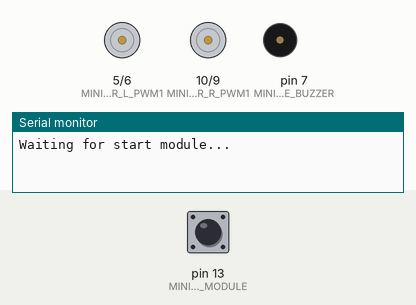
The sketch below on a simulated Arduino Mega 2560, built with avr-gcc and run on an emulated ATmega2560. On the bench: motor-driver pin pairs drawn as motors (green arrow = first pin HIGH = forward, orange = second pin HIGH = backward, longer = more drive), buzzer (waves = sounding), the last lines printed to the serial monitor. Inputs (shaded band) come from the test bench; at power-on: pin 13 (MINIZADE_START_MODULE) HIGH.

Above: at 0.8 s.
0.9 s: pin 13 (MINIZADE_START_MODULE) pulled LOW for 0.15 s
At 5.4 s:
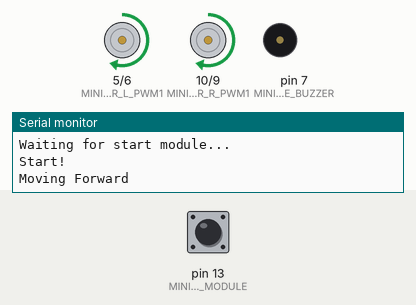
At 7.7 s:
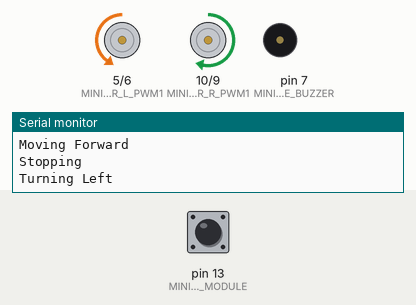
Timing chart, 0 to 19.0 s (numbered marks = the images above; inputs shaded):
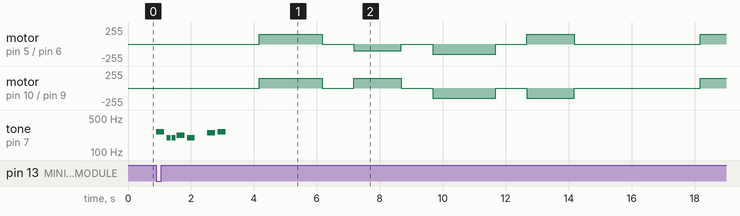

The sketch:

sumomo2.ino
```cpp
// Maker Sumo の NOTE 定義をコピー (CytronMakerSumo.h から)
#define NOTE_B0  31
#define NOTE_C1  33
#define NOTE_CS1 35
#define NOTE_D1  37
#define NOTE_DS1 39
#define NOTE_E1  41
#define NOTE_F1  44
#define NOTE_FS1 46
#define NOTE_G1  49
#define NOTE_GS1 52
#define NOTE_A1  55
#define NOTE_AS1 58
#define NOTE_B1  62
#define NOTE_C2  65
#define NOTE_CS2 69
#define NOTE_D2  73
#define NOTE_DS2 78
#define NOTE_E2  82
#define NOTE_F2  87
#define NOTE_FS2 92
#define NOTE_G2  98
#define NOTE_GS2 104
#define NOTE_A2  110
#define NOTE_AS2 117
#define NOTE_B2  123
#define NOTE_C3  131
#define NOTE_CS3 139
#define NOTE_D3  147
#define NOTE_DS3 156
#define NOTE_E3  165
#define NOTE_F3  175
#define NOTE_FS3 185
#define NOTE_G3  196
#define NOTE_GS3 208
#define NOTE_A3  220
#define NOTE_AS3 233
#define NOTE_B3  247
#define NOTE_C4  262
#define NOTE_CS4 277
#define NOTE_D4  294
#define NOTE_DS4 311
#define NOTE_E4  330
#define NOTE_F4  349
#define NOTE_FS4 370
#define NOTE_G4  392
#define NOTE_GS4 415
#define NOTE_A4  440
#define NOTE_AS4 466
#define NOTE_B4  494
#define NOTE_C5  523
#define NOTE_CS5 554
#define NOTE_D5  587
#define NOTE_DS5 622
#define NOTE_E5  659
#define NOTE_F5  698
#define NOTE_FS5 740
#define NOTE_G5  784
#define NOTE_GS5 831
#define NOTE_A5  880
#define NOTE_AS5 932
#define NOTE_B5  988
#define NOTE_C6  1047
#define NOTE_CS6 1109
#define NOTE_D6  1175
#define NOTE_DS6 1245
#define NOTE_E6  1319
#define NOTE_F6  1397
#define NOTE_FS6 1480
#define NOTE_G6  1568
#define NOTE_GS6 1661
#define NOTE_A6  1760
#define NOTE_AS6 1865
#define NOTE_B6  1976
#define NOTE_C7  2093
#define NOTE_CS7 2217
#define NOTE_D7  2349
#define NOTE_DS7 2489
#define NOTE_E7  2637
#define NOTE_F7  2794
#define NOTE_FS7 2960
#define NOTE_G7  3136
#define NOTE_GS7 3322
#define NOTE_A7  3520
#define NOTE_AS7 3733
#define NOTE_B7  3951
#define NOTE_C8  4186
#define NOTE_CS8 4435
#define NOTE_D8  4699
#define NOTE_DS8 4978


// Minizade Robot Controller Board と Maker Sumo の連携アダプター
// Maker Sumo ライブラリの関数名を模倣し、Minizade のピンアサインで動作するように実装します。

#include <Arduino.h>

// Minizade Robot Controller Board のピンアサイン
#define MINIZADE_MOTOR_L_PWM1 5   // 左モーターPWM1
#define MINIZADE_MOTOR_L_PWM2 6   // 左モーターPWM2
#define MINIZADE_MOTOR_R_PWM1 10  // 右モーターPWM1
#define MINIZADE_MOTOR_R_PWM2 9   // 右モーターPWM2
#define MINIZADE_BUZZER 7         // ブザー
#define MINIZADE_START_MODULE 13  // スタートモジュール
#define MINIZADE_IR_RECEIVER 4    // 赤外線受信機

// Maker Sumo のモーターサイド定義を模倣
#define MOTOR_L 0
#define MOTOR_R 1

class MinizadeMakerSumoAdapter
{
public:
  MinizadeMakerSumoAdapter();
  void begin(void);
  void stop(void);
  void setMotorSpeed(int side, int speed);
  void moveForward(int speed);
  void moveBackward(int speed);
  void turnLeft(int speed);
  void turnRight(int speed);
  void playMelody(const int *pitch, const int *duration, int length);

  // Maker Sumo のセンサーやスイッチ機能は、Minizade のピンに合わせて調整が必要です。
  // ここでは基本的なモーター制御とブザーのみを実装します。
  // センサーやDIPスイッチ、バッテリーセンスはMinizadeのピンに直接アクセスするか、
  // 外部センサーを接続して別途コードを記述してください。
  int readDipSwitch(void) { return 0; } // 仮実装
  float readBatteryVoltage(void) { return 0.0; } // 仮実装
  void calibrateEdgeSensors(void) {} // 仮実装
  int readEdgeSensorThreshold(int side) { return 0; } // 仮実装
  bool isEdgeDetected(int side) { return false; } // 仮実装
};

MinizadeMakerSumoAdapter MakerSumo; // Maker Sumo ライブラリのインスタンス名を模倣

MinizadeMakerSumoAdapter::MinizadeMakerSumoAdapter()
{
  // コンストラクタ
}

void MinizadeMakerSumoAdapter::begin(void)
{
  pinMode(MINIZADE_MOTOR_L_PWM1, OUTPUT);
  pinMode(MINIZADE_MOTOR_L_PWM2, OUTPUT);
  pinMode(MINIZADE_MOTOR_R_PWM1, OUTPUT);
  pinMode(MINIZADE_MOTOR_R_PWM2, OUTPUT);
  pinMode(MINIZADE_BUZZER, OUTPUT);
  pinMode(MINIZADE_START_MODULE, INPUT_PULLUP); // スタートモジュールはプルアップ入力
  pinMode(MINIZADE_IR_RECEIVER, INPUT); // 赤外線受信機は入力

  // 初期状態ではモーターを停止
  stop();
}

void MinizadeMakerSumoAdapter::stop(void)
{
  digitalWrite(MINIZADE_MOTOR_L_PWM1, LOW);
  digitalWrite(MINIZADE_MOTOR_L_PWM2, LOW);
  digitalWrite(MINIZADE_MOTOR_R_PWM1, LOW);
  digitalWrite(MINIZADE_MOTOR_R_PWM2, LOW);
}

void MinizadeMakerSumoAdapter::setMotorSpeed(int side, int speed)
{
  // speed: -255 (後退) から 255 (前進)
  // Minizade のモーター制御ピンに合わせて調整
  if (side == MOTOR_L) {
    if (speed > 0) { // 前進
      analogWrite(MINIZADE_MOTOR_L_PWM1, speed);
      digitalWrite(MINIZADE_MOTOR_L_PWM2, LOW);
    } else if (speed < 0) { // 後退
      analogWrite(MINIZADE_MOTOR_L_PWM2, abs(speed));
      digitalWrite(MINIZADE_MOTOR_L_PWM1, LOW);
    } else { // 停止
      digitalWrite(MINIZADE_MOTOR_L_PWM1, LOW);
      digitalWrite(MINIZADE_MOTOR_L_PWM2, LOW);
    }
  } else if (side == MOTOR_R) {
    if (speed > 0) { // 前進
      analogWrite(MINIZADE_MOTOR_R_PWM1, speed);
      digitalWrite(MINIZADE_MOTOR_R_PWM2, LOW);
    } else if (speed < 0) { // 後退
      analogWrite(MINIZADE_MOTOR_R_PWM2, abs(speed));
      digitalWrite(MINIZADE_MOTOR_R_PWM1, LOW);
    } else { // 停止
      digitalWrite(MINIZADE_MOTOR_R_PWM1, LOW);
      digitalWrite(MINIZADE_MOTOR_R_PWM2, LOW);
    }
  }
}

void MinizadeMakerSumoAdapter::moveForward(int speed)
{
  setMotorSpeed(MOTOR_L, speed);
  setMotorSpeed(MOTOR_R, speed);
}

void MinizadeMakerSumoAdapter::moveBackward(int speed)
{
  setMotorSpeed(MOTOR_L, -speed);
  setMotorSpeed(MOTOR_R, -speed);
}

void MinizadeMakerSumoAdapter::turnLeft(int speed)
{
  setMotorSpeed(MOTOR_L, -speed); // 左モーターを後退
  setMotorSpeed(MOTOR_R, speed);  // 右モーターを前進
}

void MinizadeMakerSumoAdapter::turnRight(int speed)
{
  setMotorSpeed(MOTOR_L, speed);  // 左モーターを前進
  setMotorSpeed(MOTOR_R, -speed); // 右モーターを後退
}

// Maker Sumo の playMelody 関数を模倣
// Minizade のブザーピン (D7) を使用
void MinizadeMakerSumoAdapter::playMelody(const int *pitch, const int *duration, int length)
{
  for (int thisNote = 0; thisNote < length; thisNote++) {
    // note duration in ms:
    int noteDuration = 1000 / duration[thisNote];
    tone(MINIZADE_BUZZER, pitch[thisNote], noteDuration);

    // a little pause between notes takes up the rest of the noteDuration:
    int pauseBetweenNotes = noteDuration * 1.30;
    delay(pauseBetweenNotes);

    // stop the tone playing:
    noTone(MINIZADE_BUZZER);
  }
}

// ここからユーザーが記述する Arduino スケッチの例
void setup()
{
  MakerSumo.begin();
  Serial.begin(9600);

  // スタートボタンが押されるまで待機 (Minizade のスタートモジュール D13 を使用)
  Serial.println("Waiting for start module...");
  while (digitalRead(MINIZADE_START_MODULE) == HIGH) {
    delay(10);
  }
  Serial.println("Start!");

  // 例としてメロディを再生
  int melodyPitch[] = {NOTE_C4, NOTE_G3, NOTE_G3, NOTE_A3, NOTE_G3, 0, NOTE_B3, NOTE_C4};
  int melodyDuration[] = {4, 8, 8, 4, 4, 4, 4, 4};
  MakerSumo.playMelody(melodyPitch, melodyDuration, 8);

  delay(1000);
}

void loop()
{
  // 前進
  Serial.println("Moving Forward");
  MakerSumo.moveForward(150);
  delay(2000);

  // 停止
  Serial.println("Stopping");
  MakerSumo.stop();
  delay(1000);

  // 左折
  Serial.println("Turning Left");
  MakerSumo.turnLeft(100);
  delay(1500);

  // 停止
  Serial.println("Stopping");
  MakerSumo.stop();
  delay(1000);

  // 後退
  Serial.println("Moving Backward");
  MakerSumo.moveBackward(150);
  delay(2000);

  // 停止
  Serial.println("Stopping");
  MakerSumo.stop();
  delay(1000);

  // 右折
  Serial.println("Turning Right");
  MakerSumo.turnRight(100);
  delay(1500);

  // 停止
  Serial.println("Stopping");
  MakerSumo.stop();
  delay(1000);

  // ループを繰り返す前に少し待機
  delay(3000);
}
```
